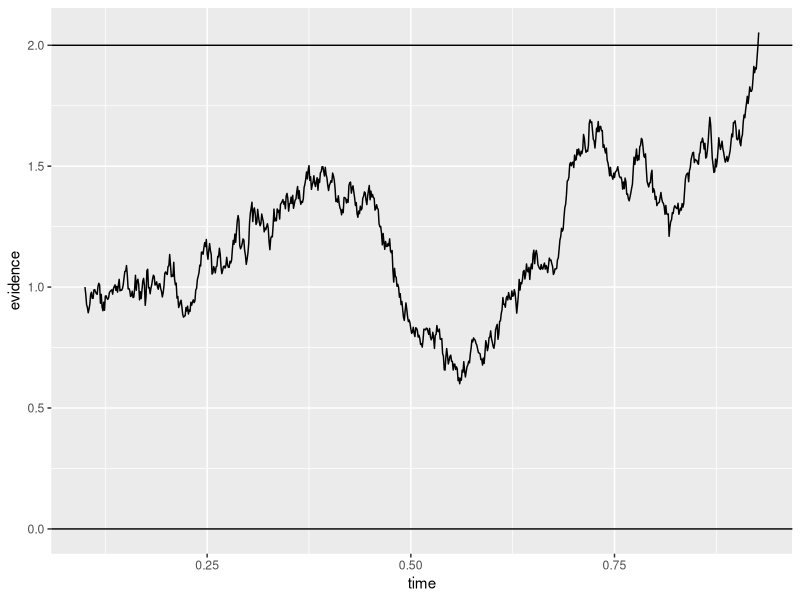

This chart was generated by the following R code:
# Simulate single trial from single-accumulator drift diffusion model
# written T. Ballard, Feb 2018, free to share and use
# based on R code by Kelly Garner and matlab code by David Sewell 

### clear workspace ###

rm(list = ls())

### load packages ###

library(tidyverse) #for first time installation: "install.packages('tidyverse')"

### set parameter values for simulation ###

drift_rate_mean = .5      #mean change in evidence per second (positive values favour upper bound, negative values favour lower bound)
drift_rate_sd = 1         #sd of change in evidence per second (aka diffusion coefficient)
boundary_separation = 2   #distance between response thresholds, and value of upper threshold (lower threshold has value of 0)
start_point = 1           #level of evidence at start of trial (when half of boundary separation, no bias is present)
ter = 0.2                 #non-decision time (component of response time used for encoding stimulus and generating response)
time_step = 0.001         #length of time between simulation updates (in seconds)

### preallocate objects to store evidence and time information ###

seconds_stored = 100 #length of time (in seconds) for which info is stored. Set this to be much longer than you expect decisions to take

evidence = rep(NA,seconds_stored/time_step) #object used to store level of evidence
time = rep(NA,seconds_stored/time_step)     #object used to store time variable

### set initial levels of variable ###

evidence[1] = start_point   #initial level of evidence
time[1] = ter/2             #time at which decision process starts (assumes encoding process takes 1/2 of non-decision time)

### run simulation ###

ctr=1 #counter used for indexing

#repeat sampling process until one boundary is breached
repeat{
  
  #increment counter by 1
  ctr=ctr+1
  
  #increment evidence by mean rate and random sample of noise. Update is scaled by time step. 
  evidence[ctr] = evidence[ctr-1] + drift_rate_mean*time_step + drift_rate_sd*rnorm(1)*sqrt(time_step)
  
  #update time variable
  time[ctr] = time[ctr-1] + time_step
  
  #check to see if evidence has breached either boundary
  if (evidence[ctr] > boundary_separation | evidence[ctr] < 0){
    break
  }
}

### plot trial ###

tibble(time,evidence) %>%
  filter(!is.na(time)) %>%
  ggplot() +
  geom_line(aes(x=time,y=evidence)) +
  geom_hline(yintercept=0) +
  geom_hline(yintercept=boundary_separation)



